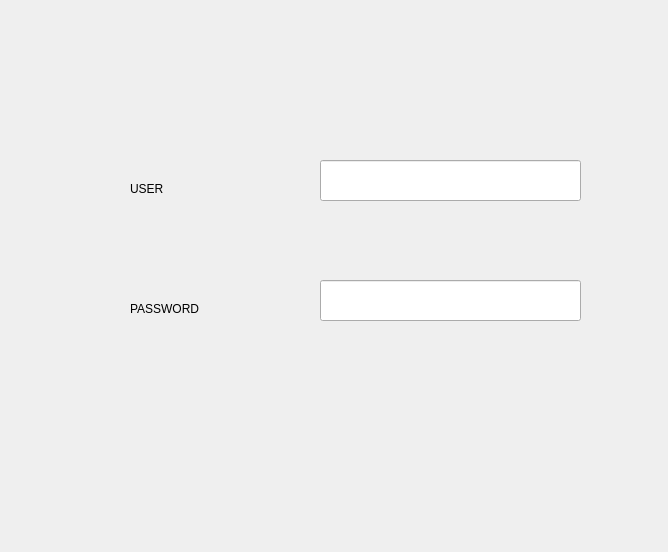
<?xml version="1.0" encoding="UTF-8"?>
<ui version="4.0">
 <class>Form</class>
 <widget class="QWidget" name="Form">
  <property name="geometry">
   <rect>
    <x>0</x>
    <y>0</y>
    <width>668</width>
    <height>552</height>
   </rect>
  </property>
  <property name="windowTitle">
   <string>Form</string>
  </property>
  <widget class="QLineEdit" name="lineEdit1">
   <property name="geometry">
    <rect>
     <x>320</x>
     <y>160</y>
     <width>261</width>
     <height>41</height>
    </rect>
   </property>
  </widget>
  <widget class="QLineEdit" name="lineEdit_2">
   <property name="geometry">
    <rect>
     <x>320</x>
     <y>280</y>
     <width>261</width>
     <height>41</height>
    </rect>
   </property>
  </widget>
  <widget class="QLabel" name="label1">
   <property name="geometry">
    <rect>
     <x>130</x>
     <y>180</y>
     <width>81</width>
     <height>18</height>
    </rect>
   </property>
   <property name="text">
    <string>USER</string>
   </property>
  </widget>
  <widget class="QLabel" name="label2">
   <property name="geometry">
    <rect>
     <x>130</x>
     <y>300</y>
     <width>81</width>
     <height>18</height>
    </rect>
   </property>
   <property name="text">
    <string>PASSWORD</string>
   </property>
  </widget>
 </widget>
 <resources/>
 <connections/>
</ui>
